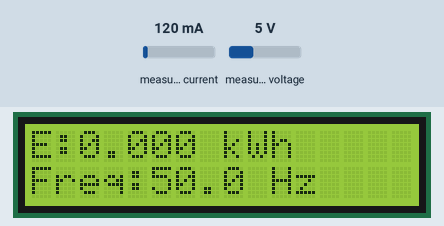
Recording of a sketch running on a simulated Arduino Uno, built with avr-gcc and run on an emulated ATmega328P. Parts: 16×2 character LCD. The inputs (shaded band) are chosen by the test bench; at power-on: measured current 120 mA, measured voltage 5 V. No radio packets arrive unless stated; what the sketch prints to the serial monitor is not drawn.

Above: at 5.4 s.
5.5 s: measured current set to 40 mA
At 8.4 s:
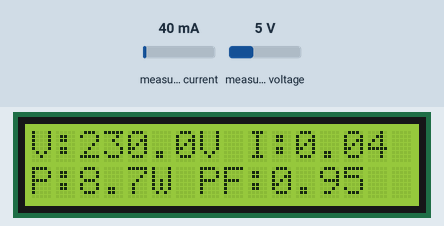
8.5 s: measured voltage set to 0.3 V
At 9.4 s:
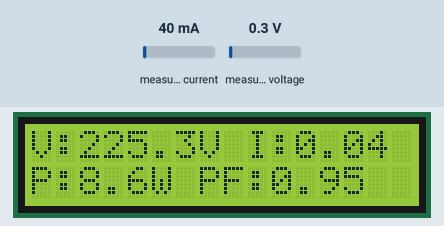
10.3 s: measured current set to 500 mA
At 11.6 s:
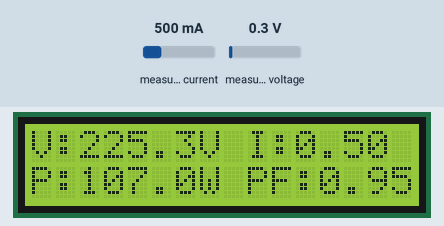
13.3 s: measured voltage set to 3.8 V
At 16.8 s:
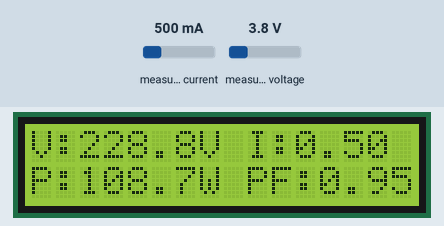
Timing chart, 0 to 17.3 s (numbered marks = the images above; inputs shaded):
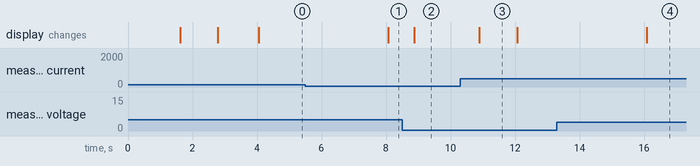

The sketch:

LoRa_Transmitter.ino
```cpp
#include <PZEM004Tv30.h>
#include <SoftwareSerial.h>
#include <Wire.h>
#include <LiquidCrystal_I2C.h>
#include <SPI.h>
#include <LoRa.h>
#include <math.h>

// ---------- PZEM ----------
#define PZEM_RX_PIN 4
#define PZEM_TX_PIN 5

SoftwareSerial pzemSWSerial(PZEM_RX_PIN, PZEM_TX_PIN);
PZEM004Tv30 pzem(pzemSWSerial);

// ---------- LCD ----------
LiquidCrystal_I2C lcd(0x27, 16, 2);

// ---------- SX1276 ----------
#define LORA_SS   10
#define LORA_RST   9
#define LORA_DIO0  2

const long LORA_FREQUENCY = 433E6;

// ---------- Measurements ----------
float voltage, current, power, energy, frequency, pf;

unsigned long packetNumber = 0;
unsigned long lastSend = 0;
unsigned long lastScreen = 0;

byte screen = 0;

void setup() {
  Serial.begin(115200);

  lcd.init();
  lcd.backlight();
  lcd.setCursor(0, 0);
  lcd.print("PZEM LoRa Meter");
  lcd.setCursor(0, 1);
  lcd.print("Starting...");
  delay(1500);

  LoRa.setPins(LORA_SS, LORA_RST, LORA_DIO0);

  if (!LoRa.begin(LORA_FREQUENCY)) {
    lcd.clear();
    lcd.print("LoRa Init Failed");
    Serial.println("LoRa initialization failed!");
    while (true) {}
  }

  LoRa.setTxPower(17);
  LoRa.setSpreadingFactor(7);
  LoRa.setSignalBandwidth(125E3);
  LoRa.setCodingRate4(5);
  LoRa.setSyncWord(0x12);
  LoRa.enableCrc();

  lcd.clear();
  lcd.print("LoRa Ready");
  Serial.println("PZEM LoRa transmitter ready");
  delay(1000);
}

void loop() {
  unsigned long now = millis();

  // Read and transmit once per second
  if (now - lastSend >= 1000) {
    lastSend = now;

    voltage   = pzem.voltage();
    current   = pzem.current();
    power     = pzem.power();
    energy    = pzem.energy();
    frequency = pzem.frequency();
    pf        = pzem.pf();

    // Reject invalid sensor readings
    if (isnan(voltage) || isnan(current) ||
        isnan(power) || isnan(energy) ||
        isnan(frequency) || isnan(pf)) {

      Serial.println("PZEM reading error");
      lcd.clear();
      lcd.setCursor(0, 0);
      lcd.print("PZEM Read Error");
      lcd.setCursor(0, 1);
      lcd.print("Check Wiring");
      return;
    }

    packetNumber++;

    // Packet:
    // PZEM,number,voltage,current,power,energy,frequency,pf
    String packet = "PZEM,";
    packet += String(packetNumber);
    packet += ",";
    packet += String(voltage, 1);
    packet += ",";
    packet += String(current, 3);
    packet += ",";
    packet += String(power, 1);
    packet += ",";
    packet += String(energy, 3);
    packet += ",";
    packet += String(frequency, 1);
    packet += ",";
    packet += String(pf, 2);

    LoRa.beginPacket();
    LoRa.print(packet);
    int result = LoRa.endPacket();

    Serial.print("Packet: ");
    Serial.println(packet);

    if (result == 1) {
      Serial.println("LoRa transmission successful");
    } else {
      Serial.println("LoRa transmission failed");
    }

    Serial.println();
  }

  // Switch LCD screens every 4 seconds
  if (now - lastScreen >= 4000) {
    lastScreen = now;
    screen = !screen;
    lcd.clear();
  }

  if (screen == 0) {
    lcd.setCursor(0, 0);
    lcd.print("V:");
    lcd.print(voltage, 1);
    lcd.print("V I:");
    lcd.print(current, 2);

    lcd.setCursor(0, 1);
    lcd.print("P:");
    lcd.print(power, 1);
    lcd.print("W PF:");
    lcd.print(pf, 2);
  } else {
    lcd.setCursor(0, 0);
    lcd.print("E:");
    lcd.print(energy, 3);
    lcd.print(" kWh");

    lcd.setCursor(0, 1);
    lcd.print("Freq:");
    lcd.print(frequency, 1);
    lcd.print(" Hz");
  }
}
```

Measured:
- after the input at 5.5 s, the display: changes after 2.6 s (image 1)
- after the input at 8.5 s, the display: changes after 0.37 s (image 2)
- after the input at 10.3 s, the display: changes after 0.59 s (image 3)
- after the input at 13.3 s, the display: changes after 2.8 s (image 4)
- what the display in image 3 shows lasts 1.2 s, from 10.9 s to 12.1 s
